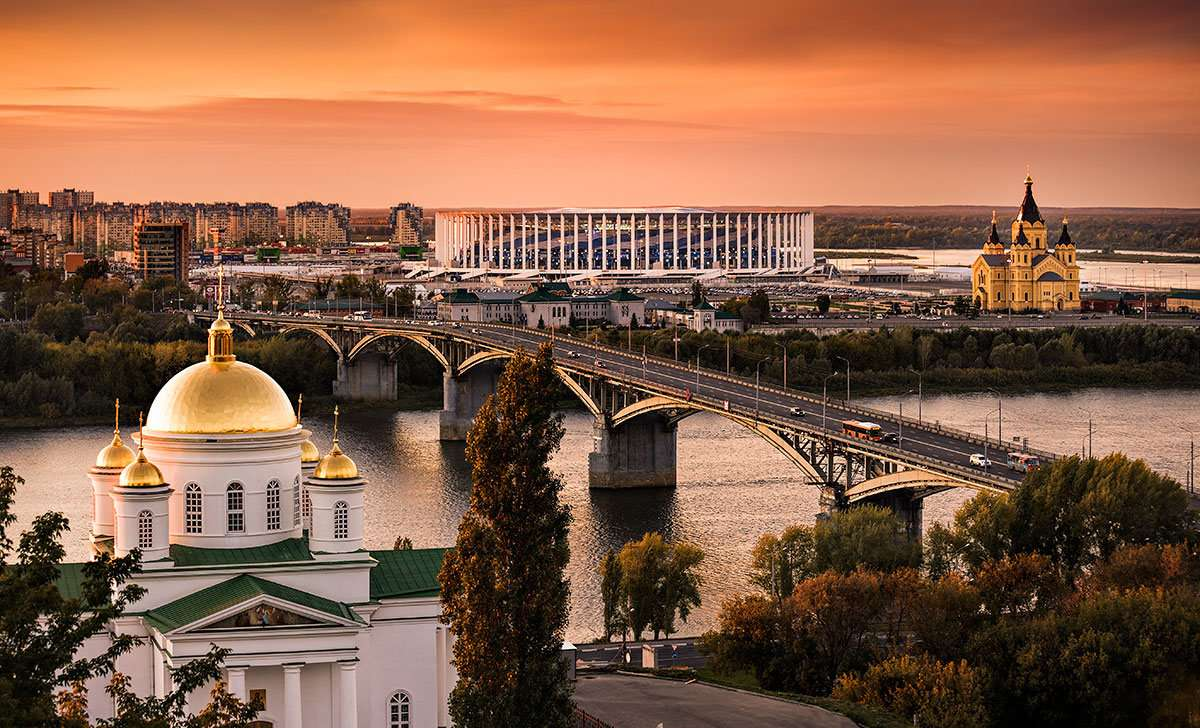
#> input picture nn.jpg, 1200 x 728 px, found by its file name
$ python threshold.py
#> lines starting #> are read from the running program, lines starting #| are printed output that depends on the picture; after the words box and inside, x2 and y2 are one past the last pixel; in counts of white or black regions, pixels touching at a corner belong together
import cv2

img = cv2.imread('images/nn.jpg')
#> img is the input picture: shape (728, 1200, 3); mean B, G, R 71.3, 94.6, 135.4
img =cv2.cvtColor(img, cv2.COLOR_BGR2GRAY)
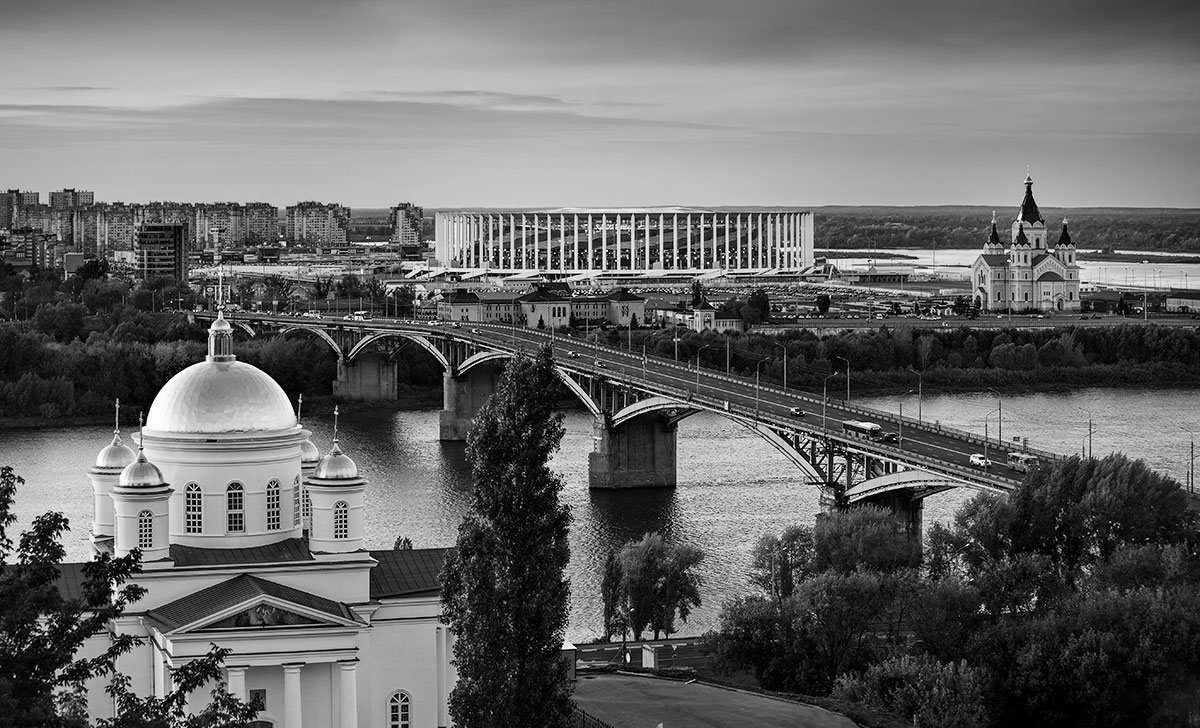
#> img: shape (728, 1200); min 0, max 255, mean 104.2

ret, thresh1 = cv2.threshold(img, 120, 255, cv2.THRESH_BINARY)
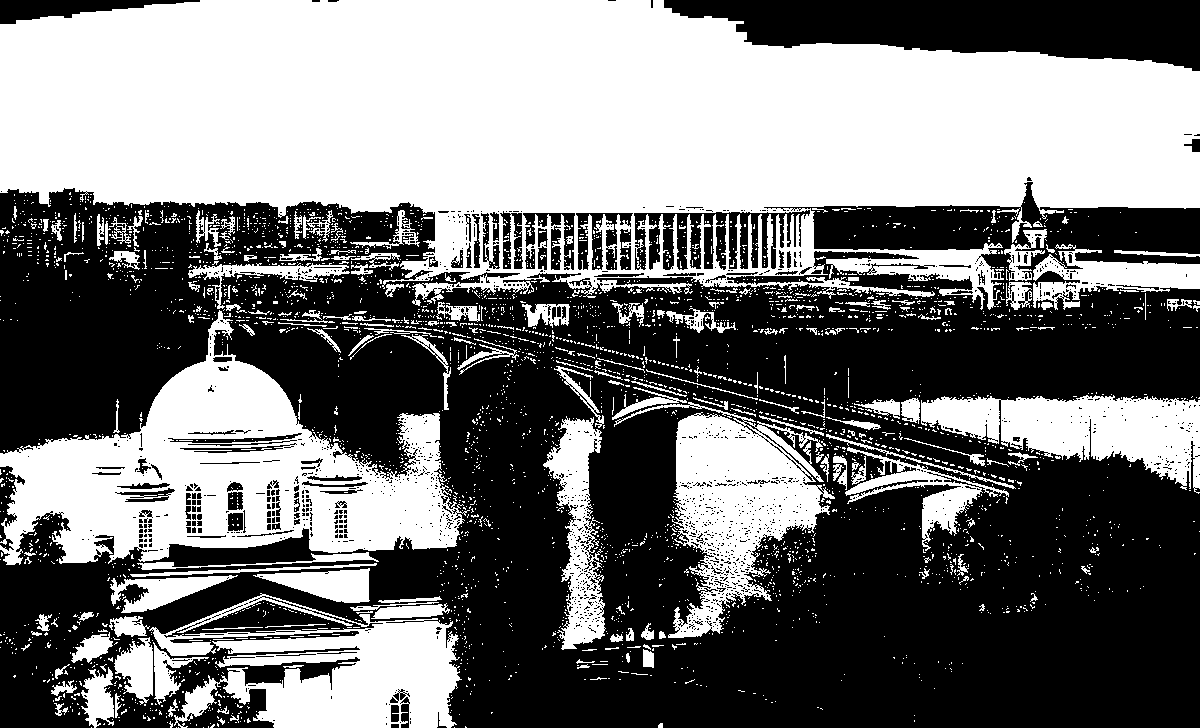
#> thresh1: shape (728, 1200); 46.3% white; 3378 white regions (3160 under 20 px), largest, box (x1, y1, x2, y2) and area: (0, 0, 1200, 310) 240687, (0, 310, 470, 565) 51145, (149, 593, 462, 728) 21470
ret, thresh2 = cv2.threshold(img, 120, 255, cv2.THRESH_BINARY_INV)
ret, thresh3 = cv2.threshold(img, 120, 255, cv2.THRESH_TRUNC)
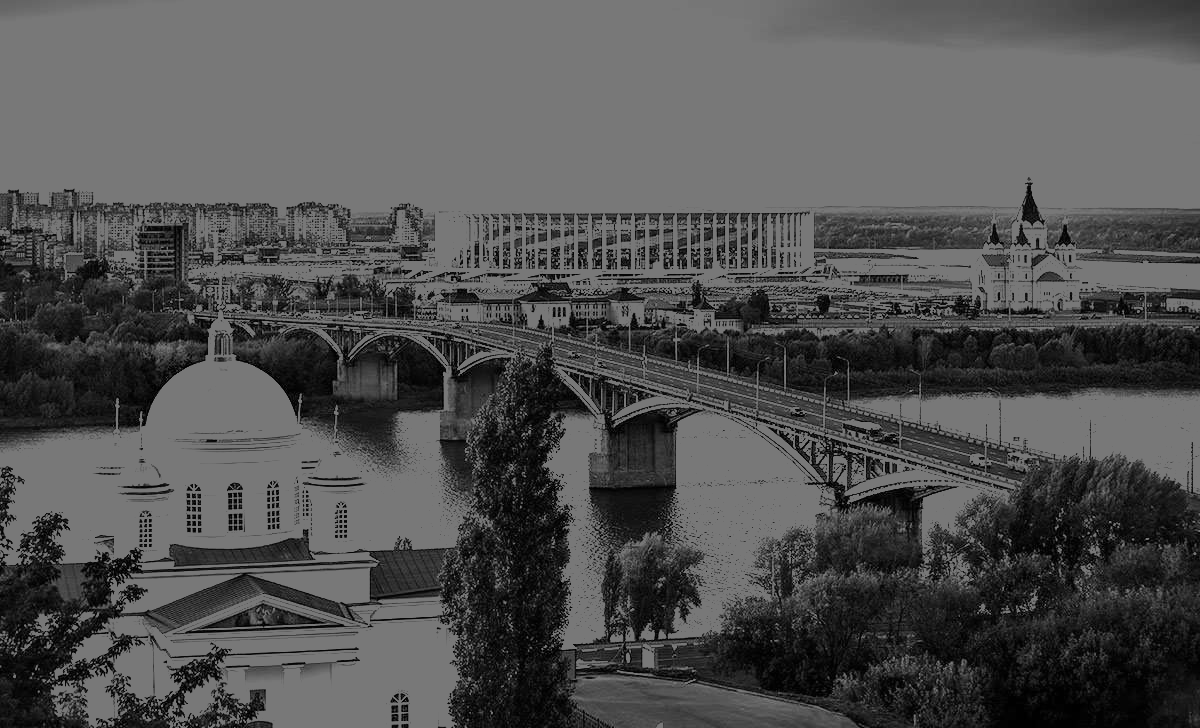
#> thresh3: shape (728, 1200); min 0, max 120, mean 81.6
ret, thresh4 = cv2.threshold(img, 120, 255, cv2.THRESH_TOZERO)
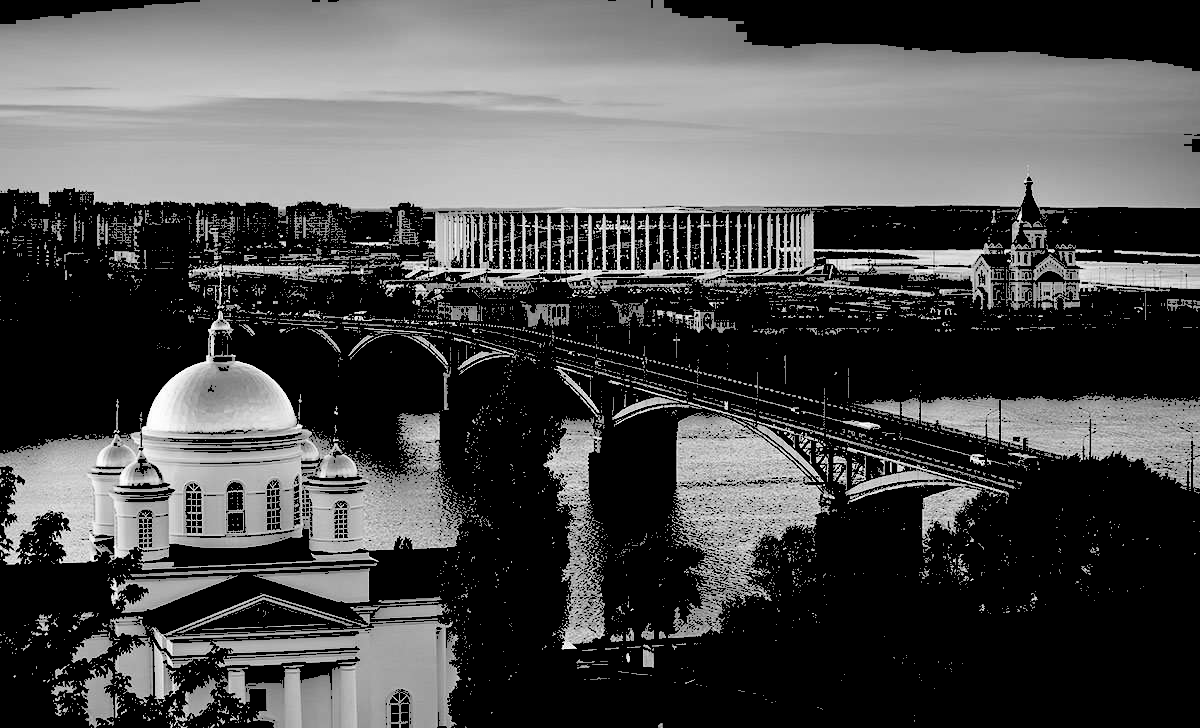
#> thresh4: shape (728, 1200); min 0, max 255, mean 78.1
ret, thresh5 = cv2.threshold(img, 100, 255, cv2.THRESH_TOZERO_INV)
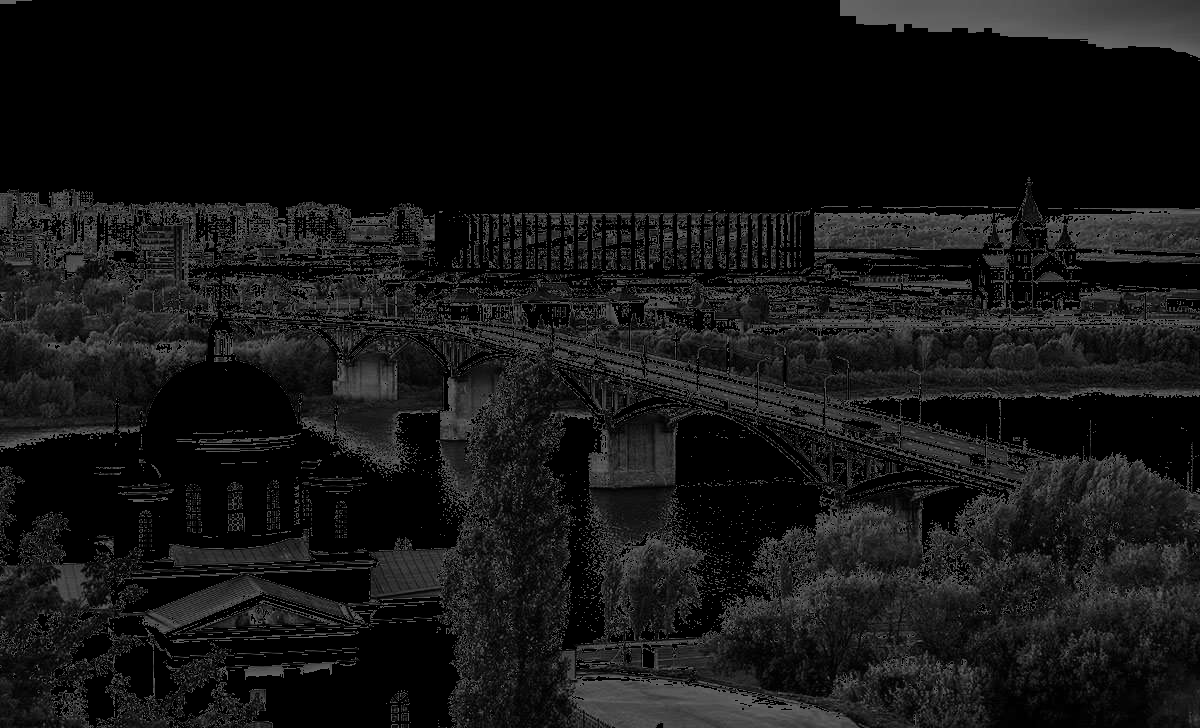
#> thresh5: shape (728, 1200); min 0, max 100, mean 20.2

# the window showing output images
# with the corresponding thresholding
# techniques applied to the input images
# cv2.imshow('Binary Threshold', thresh1)
# cv2.imshow('Binary Threshold Inverted', thresh2)
# cv2.imshow('Truncated Threshold', thresh3)
# cv2.imshow('Set to 0', thresh4)
cv2.imshow('Set to 0 Inverted', thresh5)


if cv2.waitKey(0) & 0xff == ord('q'):
#> (key q is pressed here)
    cv2.destroyAllWindows()

$ run again, with profile.jpg copied over nn.jpg
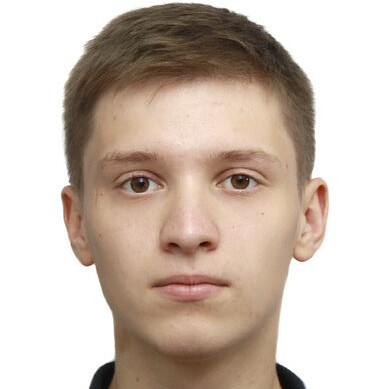
#> input picture profile.jpg, 389 x 389 px, found by its file name
#> img is the input picture: shape (389, 389, 3); mean B, G, R 177.6, 188.8, 203.7
#> img: shape (389, 389)
#> `ret, thresh1 = cv2.threshold(img, 120, 255, cv2.THRESH_BINARY)`:
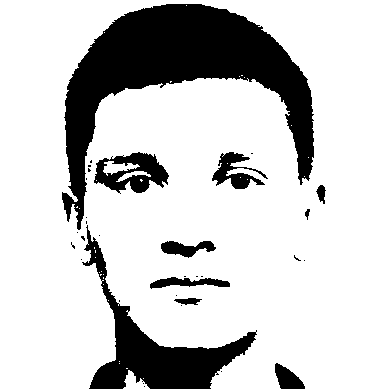
#> thresh1: shape (389, 389); 79.8% white; 33 black regions (23 under 20 px), largest, box (x1, y1, x2, y2) and area: (62, 4, 314, 230) 19297, (82, 225, 257, 389) 6817, (94, 152, 169, 194) 1704
#> `ret, thresh5 = cv2.threshold(img, 100, 255, cv2.THRESH_TOZERO_INV)`:
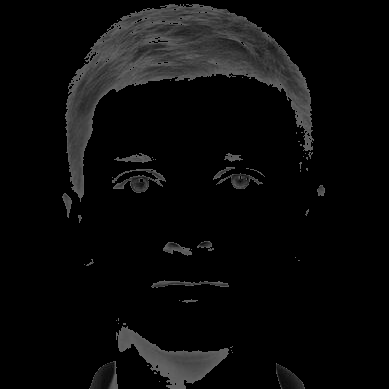
#> thresh5: shape (389, 389); min 0, max 100, mean 10.6
